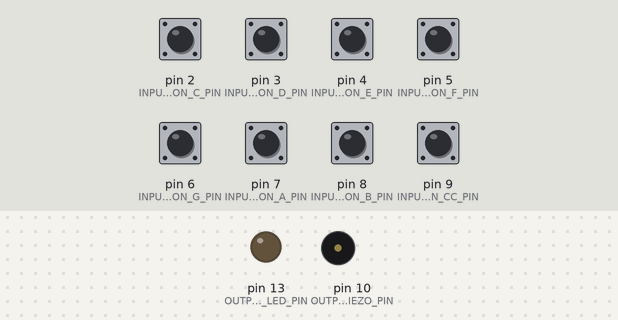
The sketch below on a simulated Arduino Uno, built with avr-gcc and run on an emulated ATmega328P. On the bench: output pins drawn as LEDs (lit = HIGH), buzzer (waves = sounding). The inputs (shaded band) are chosen by the test bench; at power-on: pin 2 (INPUT_BUTTON_C_PIN), pin 3 (INPUT_BUTTON_D_PIN), pin 4 (INPUT_BUTTON_E_PIN), pin 5 (INPUT_BUTTON_F_PIN), pin 6 (INPUT_BUTTON_G_PIN), pin 7 (INPUT_BUTTON_A_PIN), pin 8 (INPUT_BUTTON_B_PIN), pin 9 (INPUT_BUTTON_CC_PIN) HIGH.

Above: at 1.2 s.
1.3 s: pin 2 (INPUT_BUTTON_C_PIN) pulled LOW for 0.15 s
At 1.37 s:
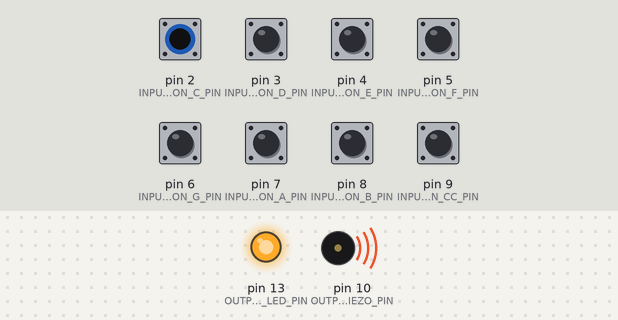
Timing chart, 0 to 4.3 s (numbered marks = the images above; inputs shaded):
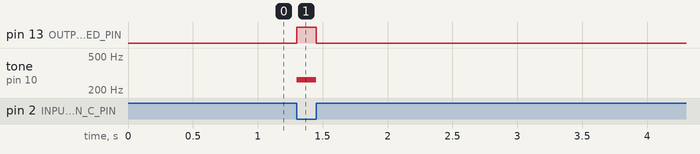

The sketch:

piano.ino
```cpp
#define KEY_C 262  // 261.6256 Hz (middle C)
#define KEY_D 294  // 293.6648 Hz
#define KEY_E 330  // 329.6276 Hz
#define KEY_F 350  // 349.2282 Hz
#define KEY_G 392  // 391.9954 Hz
#define KEY_A 440
#define KEY_B 493
#define KEY_CC 523

const int INPUT_BUTTON_C_PIN = 2;
const int INPUT_BUTTON_D_PIN = 3;
const int INPUT_BUTTON_E_PIN = 4;
const int INPUT_BUTTON_F_PIN = 5;
const int INPUT_BUTTON_G_PIN = 6;
const int INPUT_BUTTON_A_PIN = 7;
const int INPUT_BUTTON_B_PIN = 8;
const int INPUT_BUTTON_CC_PIN = 9;

const int OUTPUT_PIEZO_PIN = 10;
const int OUTPUT_LED_PIN = LED_BUILTIN; // visual feedback on button press

const boolean _buttonsAreActiveLow = true;

void setup() {
  // put your setup code here, to run once:
  pinMode(INPUT_BUTTON_C_PIN, INPUT_PULLUP);
  pinMode(INPUT_BUTTON_D_PIN, INPUT_PULLUP);
  pinMode(INPUT_BUTTON_E_PIN, INPUT_PULLUP);
  pinMode(INPUT_BUTTON_F_PIN, INPUT_PULLUP);
  pinMode(INPUT_BUTTON_G_PIN, INPUT_PULLUP);
  pinMode(INPUT_BUTTON_A_PIN, INPUT_PULLUP);
  pinMode(INPUT_BUTTON_B_PIN, INPUT_PULLUP);
  pinMode(INPUT_BUTTON_CC_PIN, INPUT_PULLUP);
  pinMode(OUTPUT_PIEZO_PIN, OUTPUT);
  pinMode(OUTPUT_LED_PIN, OUTPUT);
}

void loop() {
  // put your main code here, to run repeatedly:
  if(isButtonPressed(INPUT_BUTTON_C_PIN)){
    tone(OUTPUT_PIEZO_PIN, KEY_C);
  }else if(isButtonPressed(INPUT_BUTTON_D_PIN)){
    tone(OUTPUT_PIEZO_PIN, KEY_D);
  }else if(isButtonPressed(INPUT_BUTTON_E_PIN)){
    tone(OUTPUT_PIEZO_PIN, KEY_E);
  }else if(isButtonPressed(INPUT_BUTTON_F_PIN)){
    tone(OUTPUT_PIEZO_PIN, KEY_F);
  }else if(isButtonPressed(INPUT_BUTTON_G_PIN)){
    tone(OUTPUT_PIEZO_PIN, KEY_G);
  }else if(isButtonPressed(INPUT_BUTTON_A_PIN)){
    tone(OUTPUT_PIEZO_PIN, KEY_A);
  }else if(isButtonPressed(INPUT_BUTTON_B_PIN)){
    tone(OUTPUT_PIEZO_PIN, KEY_B);
  }else if(isButtonPressed(INPUT_BUTTON_CC_PIN)){
    tone(OUTPUT_PIEZO_PIN, KEY_CC);
  }else{
    noTone(OUTPUT_PIEZO_PIN); // turn off the waveform
    digitalWrite(OUTPUT_LED_PIN, LOW);
  }
}

boolean isButtonPressed(int btnPin){
  int btnVal = digitalRead(btnPin);
  if(_buttonsAreActiveLow && btnVal == LOW){
    // button is hooked up with pull-up resistor
    // and is in a pressed state
    digitalWrite(OUTPUT_LED_PIN, HIGH);
    return true;
  }else if(!_buttonsAreActiveLow && btnVal == HIGH){
    // button is hooked up with a pull-down resistor
    // and is in a pressed state
    digitalWrite(OUTPUT_LED_PIN, HIGH);
    return true;
  }

  // button is not pressed
  return false;
}
```

Measured:
- after the input at 1.3 s, pin 13 (OUTPUT_LED_PIN): LOW → HIGH at once, → LOW 0.15 s later; tone on pin 10 (OUTPUT_PIEZO_PIN): silent → 262 Hz at once, → silent 0.15 s later
